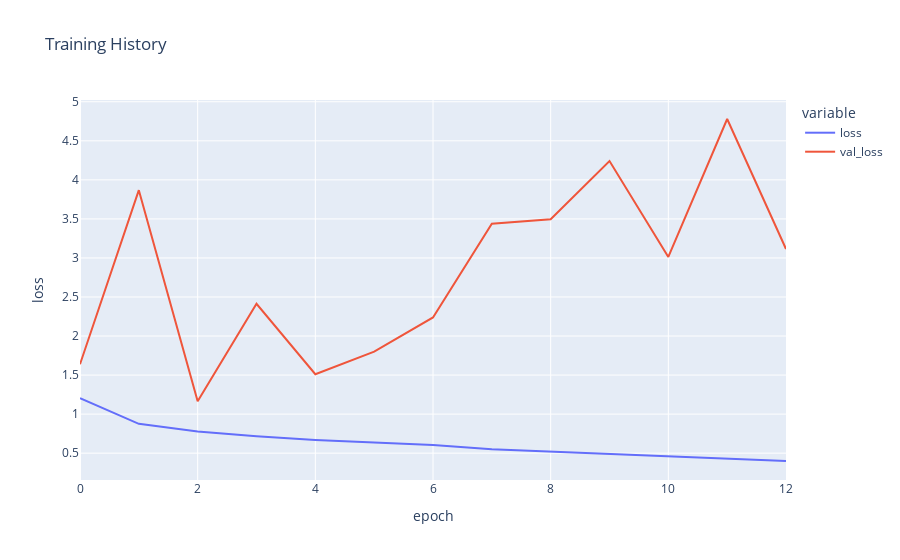

Write notebook code for a chart like this one.
### Code cell
fig = px.line(
    history_ethnicity.history, y=['loss', 'val_loss'],
    labels={'index': 'epoch', 'value': 'loss'}, 
    title='Training History')
fig.show()

### Figure 1 — Plotly figure (JSON) as saved in the notebook; plotly's stock layout.template omitted (floating-point values rounded to 4 significant figures)
{"data": [{"hovertemplate": "variable=loss<br>epoch=%{x}<br>loss=%{y}<extra></extra>", "legendgroup": "loss", "line": {"color": "#636efa", "dash": "solid"}, "marker": {"symbol": "circle"}, "mode": "lines", "name": "loss", "orientation": "v", "showlegend": true, "type": "scatter", "x": [0, 1, 2, 3, 4, 5, 6, 7, 8, 9, 10, 11, 12], "xaxis": "x", "y": [1.204, 0.8758, 0.778, 0.7163, 0.6685, 0.6352, 0.6035, 0.5488, 0.5187, 0.4917, 0.4602, 0.4328, 0.3996], "yaxis": "y"}, {"hovertemplate": "variable=val_loss<br>epoch=%{x}<br>loss=%{y}<extra></extra>", "legendgroup": "val_loss", "line": {"color": "#EF553B", "dash": "solid"}, "marker": {"symbol": "circle"}, "mode": "lines", "name": "val_loss", "orientation": "v", "showlegend": true, "type": "scatter", "x": [0, 1, 2, 3, 4, 5, 6, 7, 8, 9, 10, 11, 12], "xaxis": "x", "y": [1.638, 3.868, 1.166, 2.413, 1.511, 1.8, 2.238, 3.438, 3.496, 4.242, 3.013, 4.78, 3.115], "yaxis": "y"}], "layout": {"legend": {"title": {"text": "variable"}, "tracegroupgap": 0}, "title": {"text": "Training History"}, "xaxis": {"anchor": "y", "domain": [0, 1], "title": {"text": "epoch"}}, "yaxis": {"anchor": "x", "domain": [0, 1], "title": {"text": "loss"}}}}
